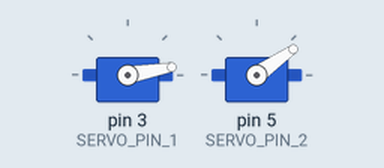
Simulated run of this sketch. Board: Arduino Uno, built with avr-gcc and run on an emulated ATmega328P. Parts: 2 × servo.

Above: at 0.05 s.
At 2.65 s:
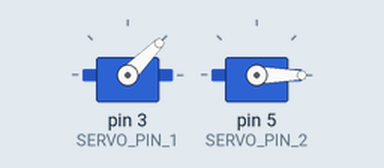
At 5.3 s:
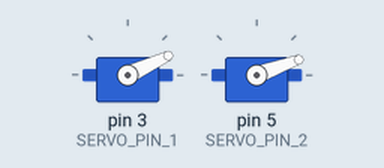
Timing chart, 0 to 7.7 s (numbered marks = the images above):
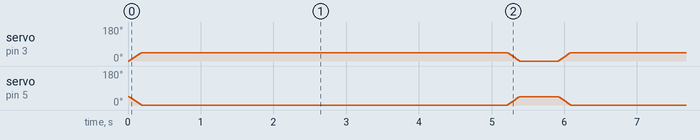

The sketch:

servo.ino
```cpp
#include <Servo.h>

Servo servo1;
Servo servo2;

const int SERVO_PIN_1 = 3;
const int SERVO_PIN_2 = 5;

void setup() {
  servo1.attach(SERVO_PIN_1);
  servo2.attach(SERVO_PIN_2);
}

void loop() {
  // Sweep 0 -> 90
  for (int pos = 0; pos <= 45; pos += 5) {
    servo1.write(pos);
    servo2.write(45-pos);
    delay(20);
  }

  delay(5000);

    // Sweep 90 -> 0
  for (int pos = 45; pos >= 0; pos -= 5) {
    servo1.write(pos);
    servo2.write(45-pos);
    delay(20);
  }


  delay(500);
}
```

Measured:
- by itself, servo on pin 3 (SERVO_PIN_1): repeats every 5.9 s: 10° 0.02 s, 15° 0.02 s, 20° 0.02 s, 25° 0.02 s, 30° 0.02 s, 35° 0.02 s, 40° 0.02 s, 45° 5.0 s, 40° 0.02 s, 35° 0.02 s, 30° 0.02 s, 25° 0.02 s, 20° 0.02 s, 15° 0.02 s, 10° 0.02 s, 5° 0.02 s, 0° 0.54 s, 5° 0.02 s
- by itself, servo on pin 5 (SERVO_PIN_2): repeats every 5.9 s: 35° 0.02 s, 30° 0.02 s, 25° 0.02 s, 20° 0.02 s, 15° 0.02 s, 10° 0.02 s, 5° 0.02 s, 0° 5.0 s, 5° 0.02 s, 10° 0.02 s, 15° 0.02 s, 20° 0.02 s, 25° 0.02 s, 30° 0.02 s, 35° 0.02 s, 40° 0.02 s, 45° 0.54 s, 40° 0.02 s
